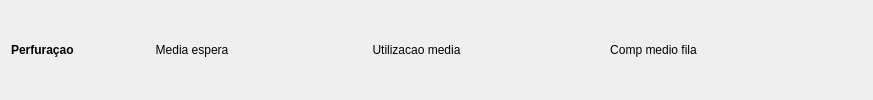
       <widget class="QWidget" name="listItem_9" native="true">
        <property name="minimumSize">
         <size>
          <width>0</width>
          <height>0</height>
         </size>
        </property>
        <property name="maximumSize">
         <size>
          <width>10000</width>
          <height>100</height>
         </size>
        </property>
        <layout class="QHBoxLayout" name="horizontalLayout_13">
         <item>
          <widget class="QLabel" name="nameLabel_36">
           <property name="minimumSize">
            <size>
             <width>125</width>
             <height>0</height>
            </size>
           </property>
           <property name="maximumSize">
            <size>
             <width>125</width>
             <height>16777215</height>
            </size>
           </property>
           <property name="font">
            <font>
             <weight>75</weight>
             <bold>true</bold>
            </font>
           </property>
           <property name="text">
            <string>Perfuraçao</string>
           </property>
           <property name="alignment">
            <set>Qt::AlignLeading|Qt::AlignLeft|Qt::AlignVCenter</set>
           </property>
          </widget>
         </item>
         <item>
          <widget class="QLabel" name="nameLabel_20">
           <property name="minimumSize">
            <size>
             <width>100</width>
             <height>0</height>
            </size>
           </property>
           <property name="maximumSize">
            <size>
             <width>100</width>
             <height>16777215</height>
            </size>
           </property>
           <property name="font">
            <font>
             <weight>50</weight>
             <bold>false</bold>
            </font>
           </property>
           <property name="text">
            <string>Media espera</string>
           </property>
           <property name="alignment">
            <set>Qt::AlignCenter</set>
           </property>
          </widget>
         </item>
         <item>
          <widget class="QLabel" name="mEsperaPerfuracaoB">
           <property name="minimumSize">
            <size>
             <width>100</width>
             <height>0</height>
            </size>
           </property>
           <property name="maximumSize">
            <size>
             <width>100</width>
             <height>16777215</height>
            </size>
           </property>
           <property name="font">
            <font>
             <weight>50</weight>
             <bold>false</bold>
            </font>
           </property>
           <property name="text">
            <string/>
           </property>
           <property name="alignment">
            <set>Qt::AlignCenter</set>
           </property>
          </widget>
         </item>
         <item>
          <widget class="QLabel" name="nameLabel_38">
           <property name="minimumSize">
            <size>
             <width>125</width>
             <height>0</height>
            </size>
           </property>
           <property name="maximumSize">
            <size>
             <width>125</width>
             <height>16777215</height>
            </size>
           </property>
           <property name="font">
            <font>
             <weight>50</weight>
             <bold>false</bold>
            </font>
           </property>
           <property name="text">
            <string>Utilizacao media</string>
           </property>
           <property name="alignment">
            <set>Qt::AlignCenter</set>
           </property>
          </widget>
         </item>
         <item>
          <widget class="QLabel" name="utilPerfuracaoB">
           <property name="minimumSize">
            <size>
             <width>100</width>
             <height>0</height>
            </size>
           </property>
           <property name="maximumSize">
            <size>
             <width>100</width>
             <height>16777215</height>
            </size>
           </property>
           <property name="font">
            <font>
             <weight>50</weight>
             <bold>false</bold>
            </font>
           </property>
           <property name="text">
            <string/>
           </property>
           <property name="alignment">
            <set>Qt::AlignCenter</set>
           </property>
          </widget>
         </item>
         <item>
          <widget class="QLabel" name="nameLabel_16">
           <property name="minimumSize">
            <size>
             <width>125</width>
             <height>0</height>
            </size>
           </property>
           <property name="maximumSize">
            <size>
             <width>125</width>
             <height>16777215</height>
            </size>
           </property>
           <property name="font">
            <font>
             <weight>50</weight>
             <bold>false</bold>
            </font>
           </property>
           <property name="text">
            <string>Comp medio fila</string>
           </property>
           <property name="alignment">
            <set>Qt::AlignCenter</set>
           </property>
          </widget>
         </item>
         <item>
          <widget class="QLabel" name="compPerfuracaoB">
           <property name="minimumSize">
            <size>
             <width>100</width>
             <height>0</height>
            </size>
           </property>
           <property name="maximumSize">
            <size>
             <width>100</width>
             <height>16777215</height>
            </size>
           </property>
           <property name="font">
            <font>
             <weight>50</weight>
             <bold>false</bold>
            </font>
           </property>
           <property name="text">
            <string/>
           </property>
           <property name="alignment">
            <set>Qt::AlignCenter</set>
           </property>
          </widget>
         </item>
         <item>
          <spacer name="horizontalSpacer_13">
           <property name="orientation">
            <enum>Qt::Horizontal</enum>
           </property>
           <property name="sizeHint" stdset="0">
            <size>
             <width>40</width>
             <height>20</height>
            </size>
           </property>
          </spacer>
         </item>
        </layout>
       </widget>
